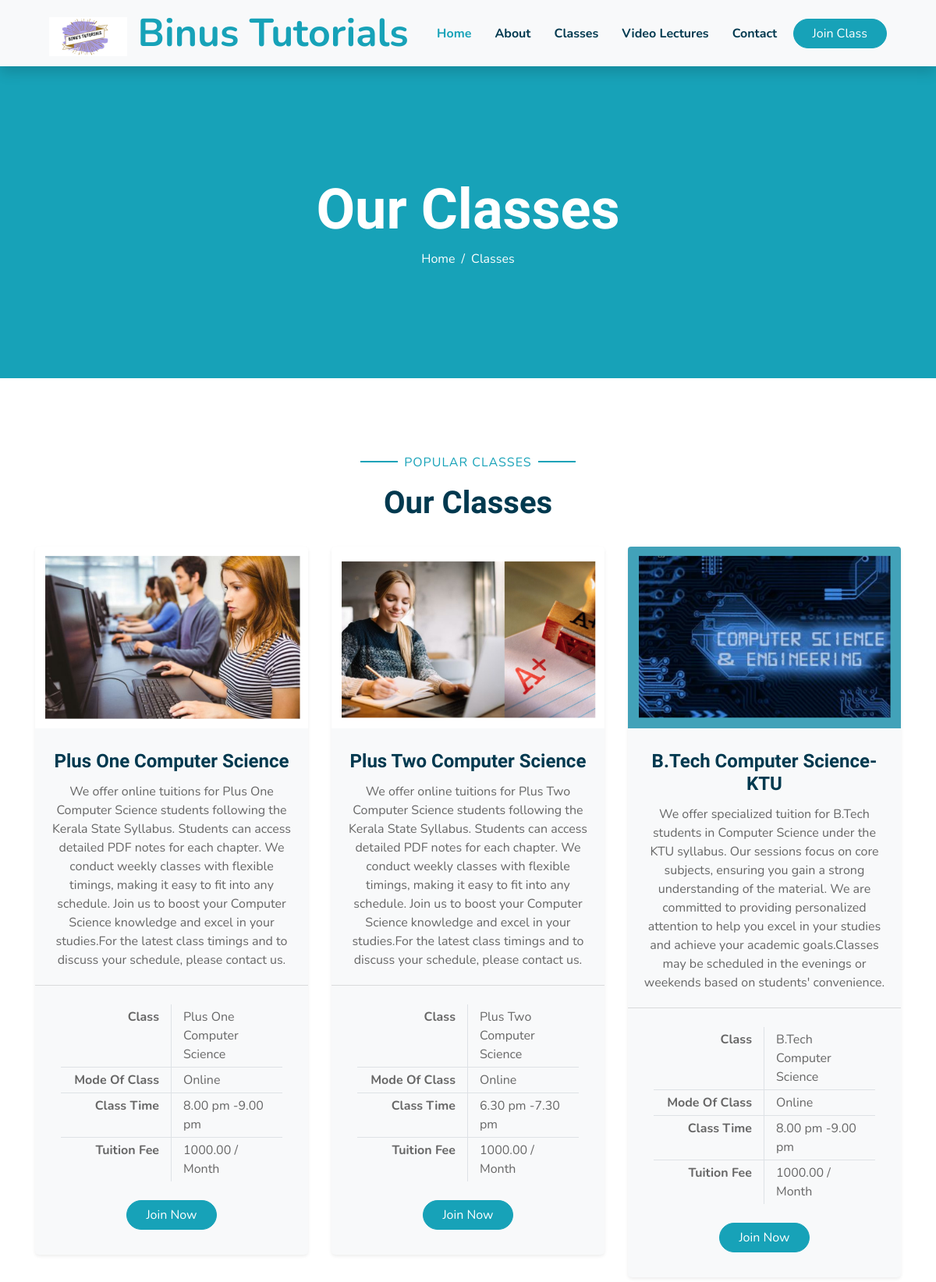
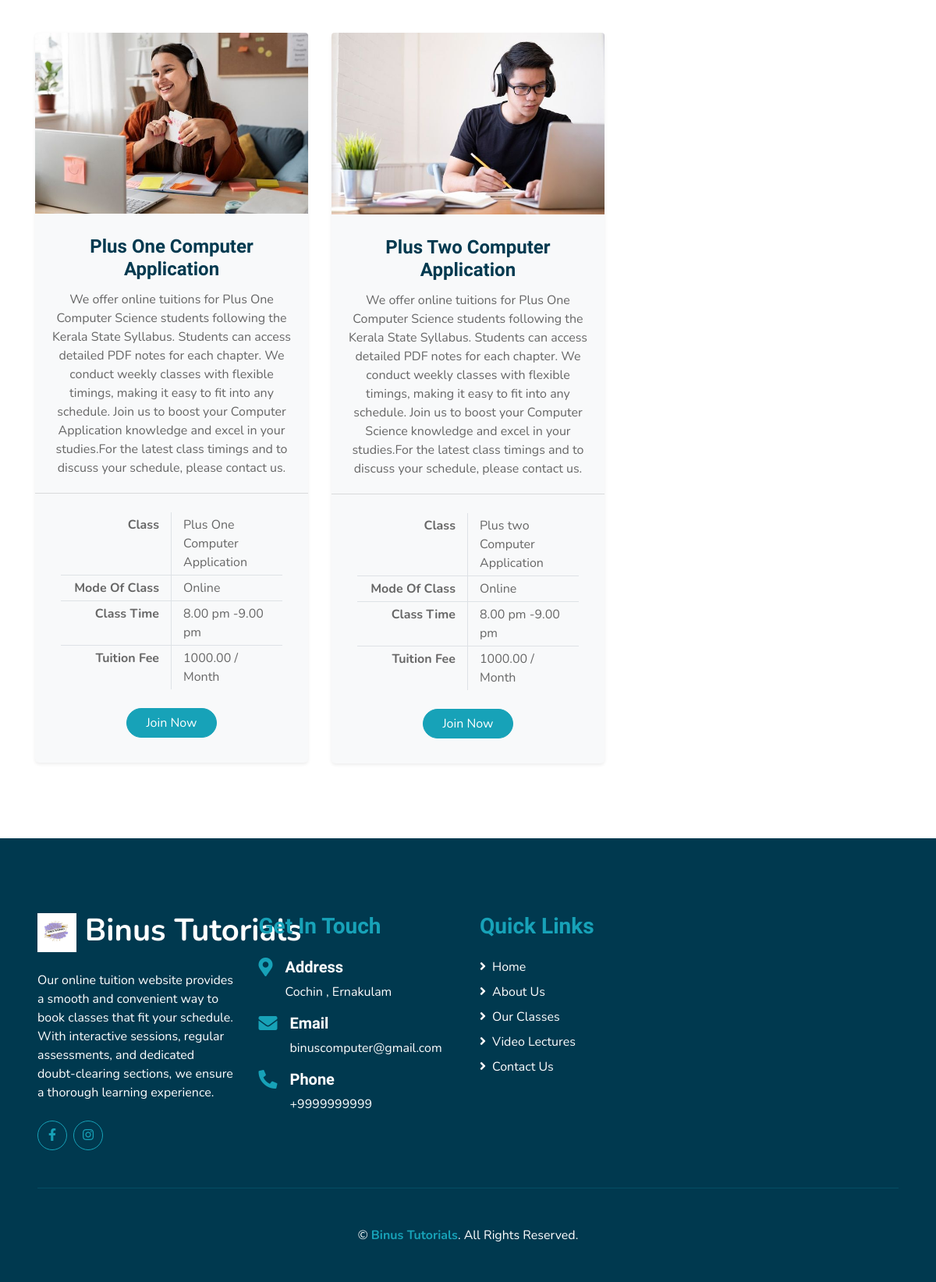
The page /class/ on the database its author committed (2 pictures, top to bottom).
### home/models.py (models this page shows, shortened)
class Tutorial(models.Model):
    title = models.CharField(max_length=255)
    description = models.TextField()
    class_name = models.CharField(max_length=50)  # Consider renaming if 'class' conflicts with Python keywords
    mode_of_class = models.CharField(max_length=50, choices=[('Online', 'Online'), ('Offline', 'Offline')])
    class_timings = models.CharField(max_length=100)  # You may use DateTimeField if specific times are needed
    tuition_fee = models.DecimalField(max_digits=10, decimal_places=2)
    image = models.ImageField(upload_to='class_images/')

### home/views.py (the view)
# urls.py: path('class/', views.classes,name='class'),
def classes(request):
    tutorials = Tutorial.objects.all()
    return render(request, 'class.html' ,{'tutorials': tutorials})

### templates/class.html
{% extends 'layouts/blank_layout.html' %}
{% load static %}
{% block navbar %}
{% include 'layouts/navbar.html'%}
{% endblock %}
{% block hero_content %}
<div class="container-fluid bg-primary mb-5">
    <div class="d-flex flex-column align-items-center justify-content-center" style="min-height: 400px">
        <h3 class="display-3 font-weight-bold text-white">{% block title %}Our Classes{% endblock %}</h3>
        <div class="d-inline-flex text-white">
            <p class="m-0"><a class="text-white" href="">{% block sub_title %}Home{% endblock %}</a></p>
            <p class="m-0 px-2">/</p>
            <p class="m-0">{% block head %}Classes{% endblock %}</p>
        </div>
    </div>
</div>
{% endblock %}
{% block popular_class %}
{% include 'layouts/popular_class.html'%}
{% endblock %}
{% block footer %}
{% include 'layouts/footer.html'%}
{% endblock %}

### templates/layouts/popular_class.html (shortened to what this page needs)
{% load static %}
<div class="container-fluid pt-5">
    <div class="container">
      <div class="text-center pb-2">
        <p class="section-title px-5">
          <span class="px-2">Popular Classes</span>
        </p>
        <h1 class="mb-4">Our Classes</h1>
      </div>
      <div class="row">
        {% for tutorial in tutorials %}
        <div class="col-lg-4 mb-5">
          <div class="card border-0 bg-light shadow-sm pb-2">
            <img class="card-img-top mb-2" src="{{ tutorial.image.url }}" alt="{{ tutorial.title }}" />
            <div class="card-body text-center">
              <h4 class="card-title">{{ tutorial.title }}</h4>
              <p class="card-text">
                {{ tutorial.description }}
              </p>
            </div>
            <div class="card-footer bg-transparent py-4 px-5">
              <div class="row border-bottom">
                <div class="col-6 py-1 text-right border-right">
                  <strong>Class</strong>
                </div>
                <div class="col-6 py-1">{{ tutorial.class_name }}</div>
              </div>
              <div class="row border-bottom">
                <div class="col-6 py-1 text-right border-right">
                  <strong>Mode Of Class</strong>
                </div>
                <div class="col-6 py-1">{{ tutorial.mode_of_class }}</div>
              </div>
              <div class="row border-bottom">
                <div class="col-6 py-1 text-right border-right">
                  <strong>Class Time</strong>
                </div>
                <div class="col-6 py-1">{{ tutorial.class_timings }}</div>
              </div>
              <div class="row">
                <div class="col-6 py-1 text-right border-right">
                  <strong>Tuition Fee</strong>
                </div>
                <div class="col-6 py-1">{{ tutorial.tuition_fee }} / Month</div>
              </div>
            </div>
            <a href="{% url 'join_now' %}" class="btn btn-primary px-4 mx-auto mb-4">Join Now</a>
          </div>
        </div>
        {% endfor %}
      </div>
    </div>
</div>

### rows shown on the page
Tutorial: image (picture), title "Plus One Computer Science", description "We offer online tuitions for Plus One Computer Science students following the Kerala State Syllabus. Students can access detailed PDF notes for each chapter. We conduct weekly classes with flexible timings, making it easy to fit into any schedule. Join us to boost your Computer Science knowledge and excel in your studies.For the latest class timings and to discuss your schedule, please contact us.", class_name "Plus One Computer Science", mode_of_class "Online", class_timings "8.00 pm -9.00 pm", tuition_fee "1000.00"
Tutorial: image (picture), title "Plus Two Computer Science", description "We offer online tuitions for Plus Two Computer Science students following the Kerala State Syllabus. Students can access detailed PDF notes for each chapter. We conduct weekly classes with flexible timings, making it easy to fit into any schedule. Join us to boost your Computer Science knowledge and excel in your studies.For the latest class timings and to discuss your schedule, please contact us.", class_name "Plus Two Computer Science", mode_of_class "Online", class_timings "6.30 pm -7.30 pm", tuition_fee "1000.00"
Tutorial: image (picture), title "B.Tech Computer Science-KTU", description "We offer specialized tuition for B.Tech students in Computer Science under the KTU syllabus. Our sessions focus on core subjects, ensuring you gain a strong understanding of the material. We are committed to providing personalized attention to help you excel in your studies and achieve your academic goals.Classes may be scheduled in the evenings or weekends based on students' convenience.", class_name "B.Tech Computer Science", mode_of_class "Online", class_timings "8.00 pm -9.00 pm", tuition_fee "1000.00"
Tutorial: image (picture), title "Plus One Computer Application", description "We offer online tuitions for Plus One Computer Science students following the Kerala State Syllabus. Students can access detailed PDF notes for each chapter. We conduct weekly classes with flexible timings, making it easy to fit into any schedule. Join us to boost your Computer Application knowledge and excel in your studies.For the latest class timings and to discuss your schedule, please contact us.", class_name "Plus One Computer Application", mode_of_class "Online", class_timings "8.00 pm -9.00 pm", tuition_fee "1000.00"
Tutorial: image (picture), title "Plus Two Computer Application", description "We offer online tuitions for Plus One Computer Science students following the Kerala State Syllabus. Students can access detailed PDF notes for each chapter. We conduct weekly classes with flexible timings, making it easy to fit into any schedule. Join us to boost your Computer Science knowledge and excel in your studies.For the latest class timings and to discuss your schedule, please contact us.", class_name "Plus two Computer Application", mode_of_class "Online", class_timings "8.00 pm -9.00 pm", tuition_fee "1000.00"
